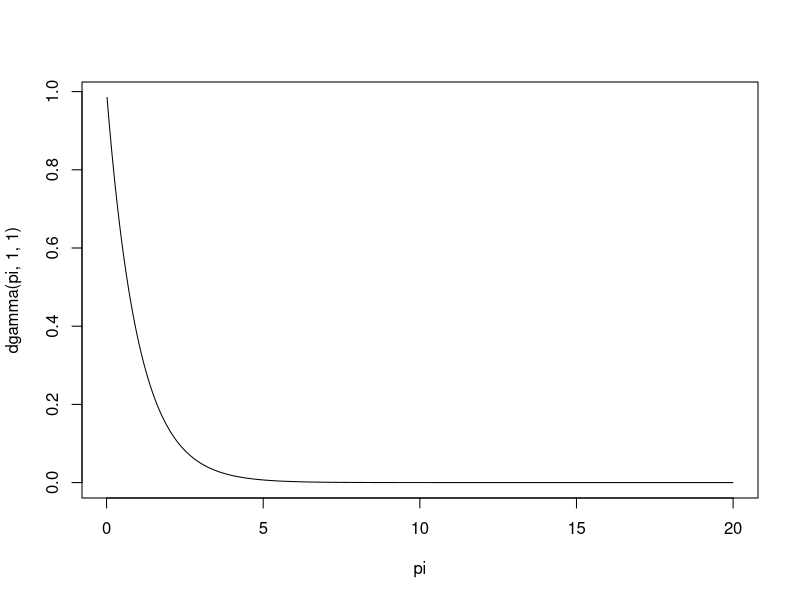
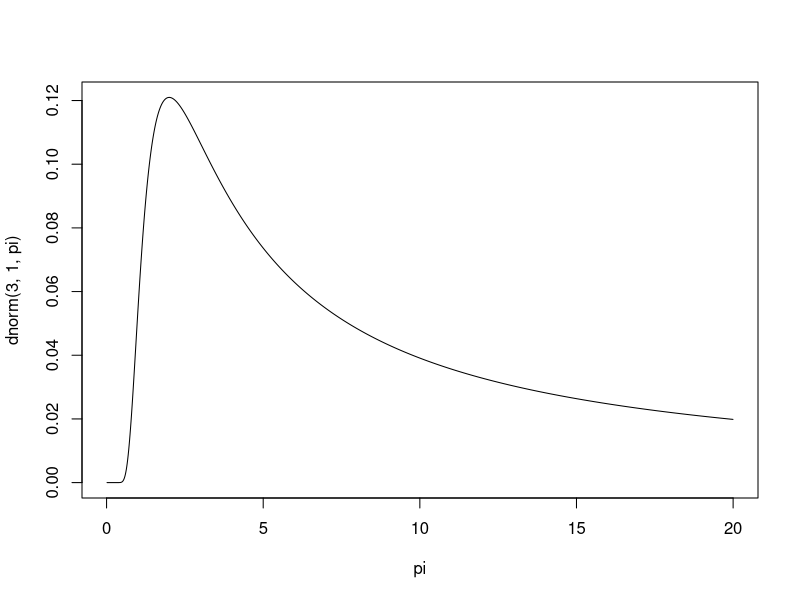
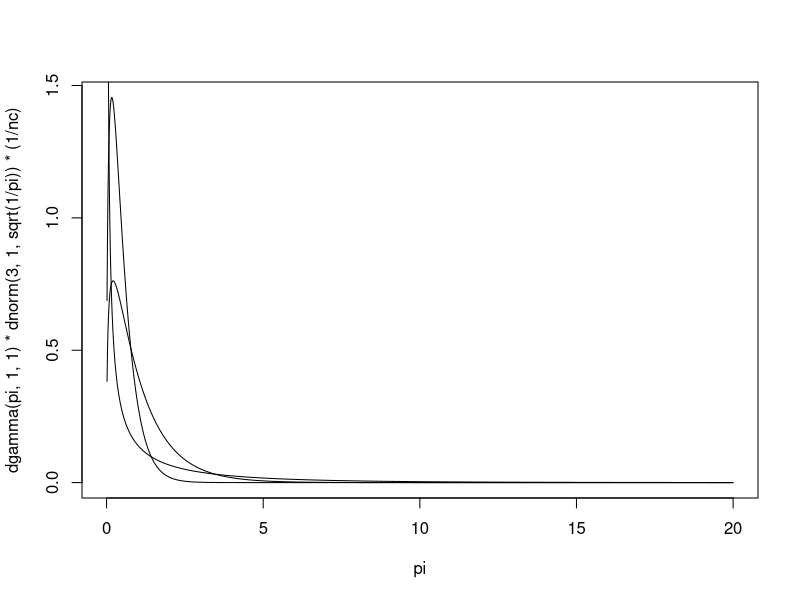
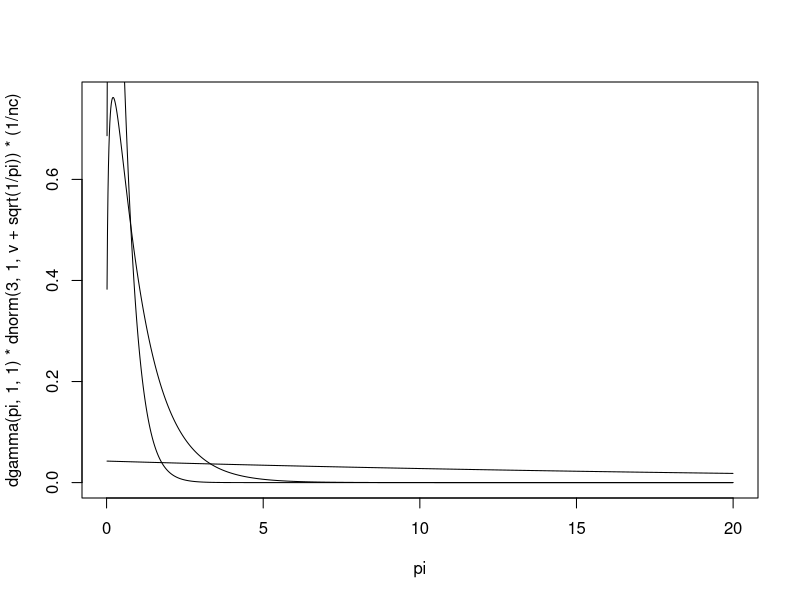
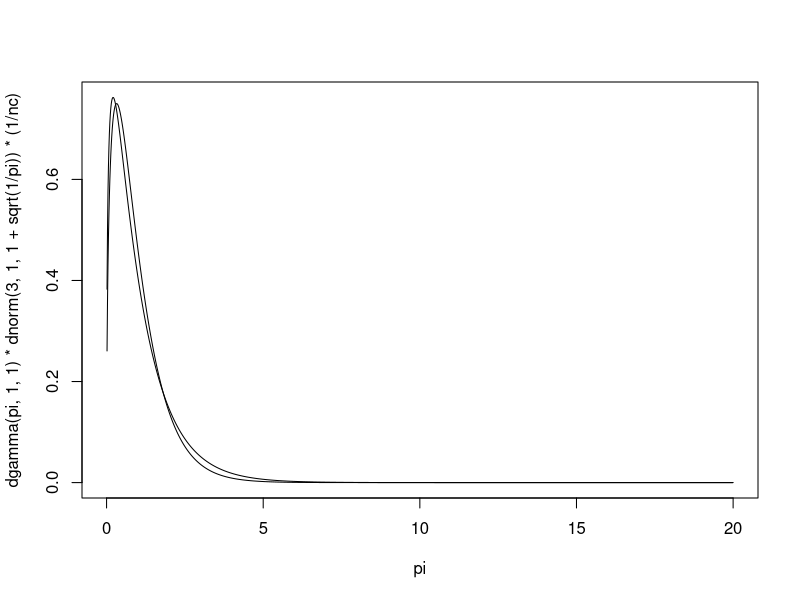

Source code (R) for these figures, in order:

1/(0.3^2)

pi <- seq(0.015,20,by=0.015)
plot(pi,dgamma(pi,1,1),type="l")
plot(pi,dnorm(3,1,pi),type="l")

nc = sum(dgamma(pi,1,1)*dnorm(3,1,sqrt(1/pi) ))*0.015
plot(pi,dgamma(pi,1,1)*dnorm(3,1,sqrt(1/pi) )*(1/nc),type="l")
nc = sum(dgamma(pi,1,1)*dnorm(3,1,1+sqrt(1/pi) ))*0.015
lines(pi,dgamma(pi,1,1)*dnorm(3,1,1+sqrt(1/pi) )*(1/nc),type="l")
esperanza = sum(pi * dgamma(pi,1,1)*dnorm(3,1,1+sqrt(1/pi))*(1/nc)*0.015 )
varianza = sum(((pi-esperanza)^2) * dgamma(pi,1,1)*dnorm(3,1,1+sqrt(1/pi)*(1/nc)*0.015 ))
lines(pi,dgamma(pi,(esperanza^2)/varianza,esperanza/varianza),type="l")

v=1
nc = sum(dgamma(pi,1,1)*dnorm(3,1,v+sqrt(1/pi) ))*0.015
plot(pi, dgamma(pi,1,1)*dnorm(3,1,v+sqrt(1/pi))*(1/nc),type="l")
esperanza = sum(pi * dgamma(pi,1,1)*dnorm(3,1,v+sqrt(1/pi))*(1/nc)*0.015 )
lines(pi, dgamma(pi,1,esperanza/varianza^2))


lines(pi,dgamma(pi,3/2,3),type="l")

nc = sum(dgamma(pi,1,1)*dnorm(3,1,1+sqrt(1/pi) ))*0.015
plot(pi,dgamma(pi,1,1)*dnorm(3,1,1+sqrt(1/pi) )*(1/nc),type="l")
lines(pi,dgamma(pi,3/2,1.55),type="l")
